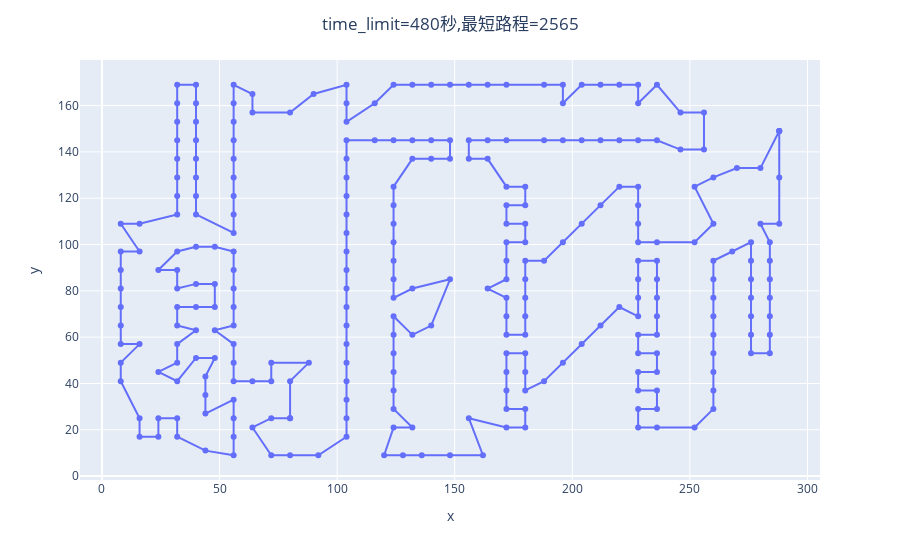

The cell this chart's notebook holds for it:
### Code cell
fig = px.line(x=X[480], y=Y[480],markers=True)
fig.update_layout(title_text="time_limit=480秒,最短路程={}".format(ObjectiveValues[480]), title_x=0.5)
fig.show()

### Figure 1 — Plotly figure (JSON) as saved in the notebook; plotly's stock layout.template omitted (floating-point values rounded to 4 significant figures; data arrays with more than 128 entries replaced by an {"elided": "..."} marker saying what was removed)
{"data": [{"hovertemplate": "x=%{x}<br>y=%{y}<extra></extra>", "legendgroup": "", "line": {"color": "#636efa", "dash": "solid"}, "marker": {"symbol": "circle"}, "mode": "markers+lines", "name": "", "orientation": "v", "showlegend": false, "type": "scatter", "x": {"elided": "282 int values"}, "xaxis": "x", "y": {"elided": "282 int values"}, "yaxis": "y"}], "layout": {"legend": {"tracegroupgap": 0}, "margin": {"t": 60}, "title": {"text": "time_limit=480秒,最短路程=2565", "x": 0.5}, "xaxis": {"anchor": "y", "domain": [0, 1], "title": {"text": "x"}}, "yaxis": {"anchor": "x", "domain": [0, 1], "title": {"text": "y"}}}}
